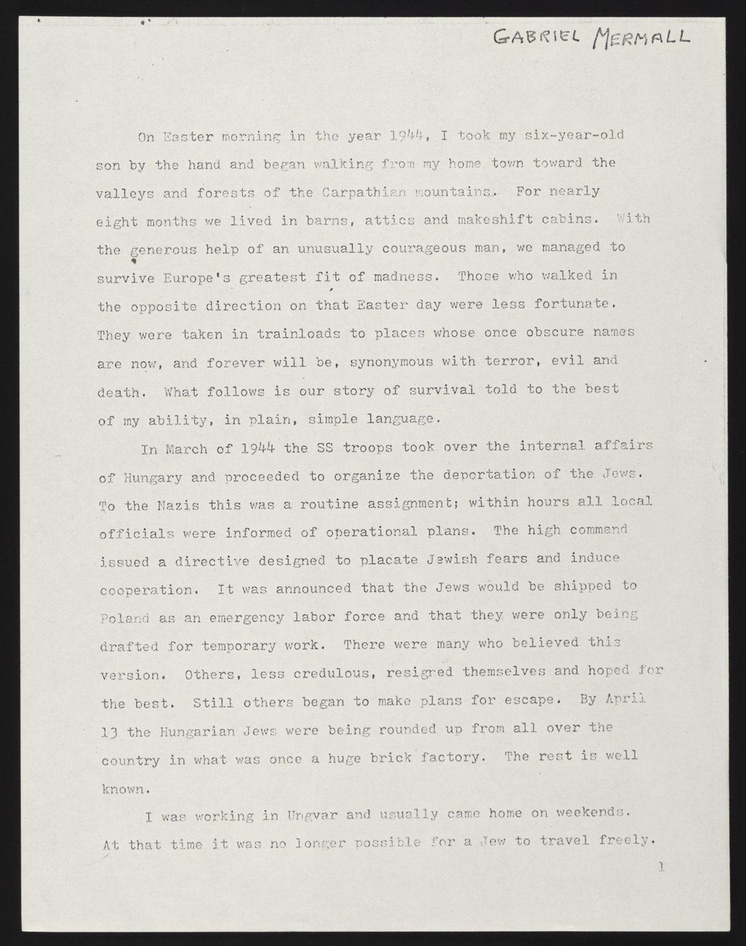
#> input picture page_01.jpg, 746 x 946 px, shrunk from 1200 x 1522 before the run
$ python working_with_images.py
#> lines starting #> are read from the running program, lines starting #| are printed output that depends on the picture
from PIL import Image

img_file = "page_01.jpg"

img = Image.open(img_file)
#> img is the input picture: PIL image 746x946 RGB; mean R, G, B 205.2, 204, 197.6
print(img)
#| <PIL.JpegImagePlugin.JpegImageFile image mode=RGB size=746x946 at 0x7FAD4729F250>
print(img.size)
#| (746, 946)
img = img.rotate(180)
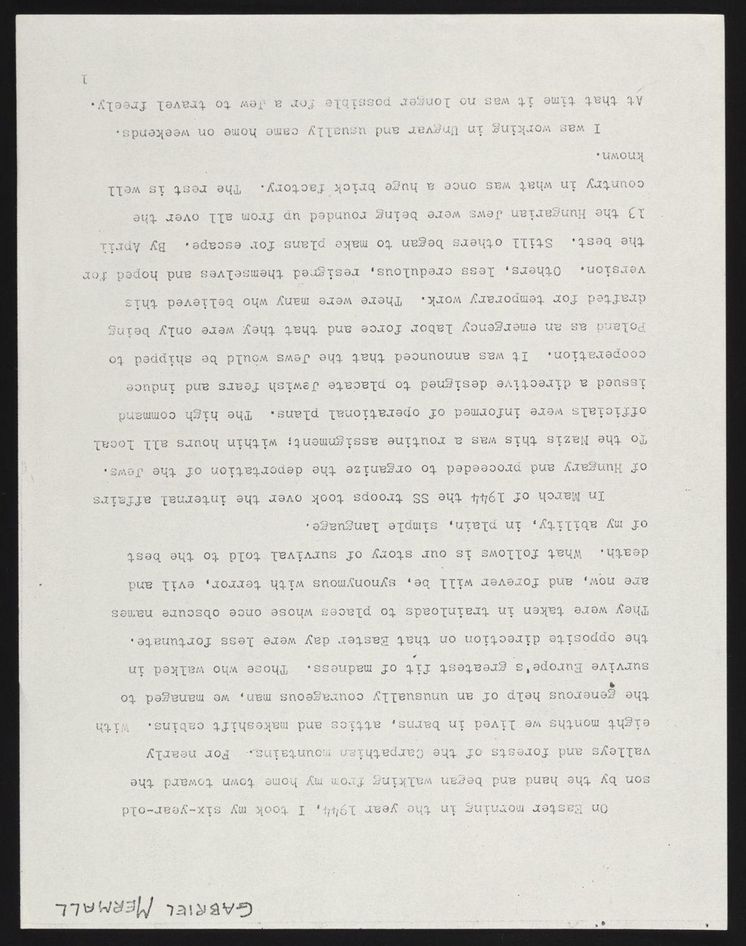
#> img: PIL image 746x946 RGB; mean R, G, B 205.2, 204, 197.6
img.show()
img.save("page_01_rotate.jpg")
